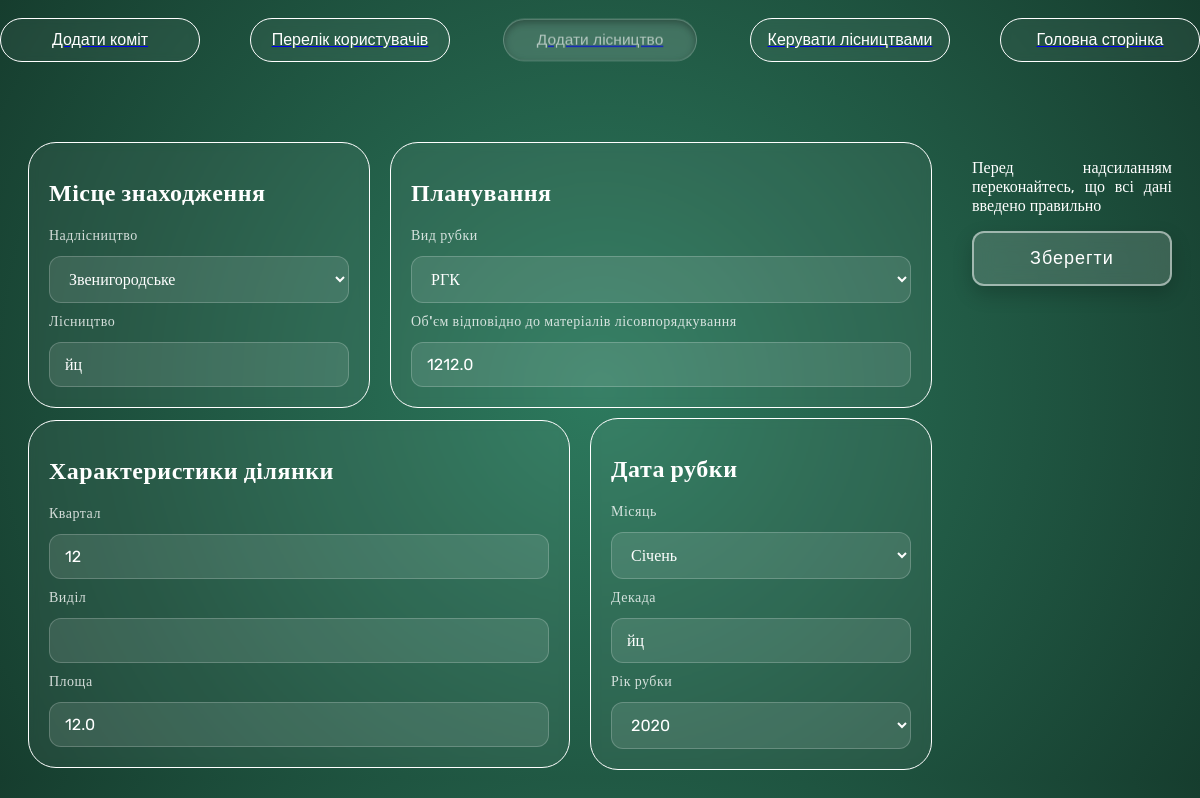
The page /edit/687 (signed in) on the database as committed earlier.
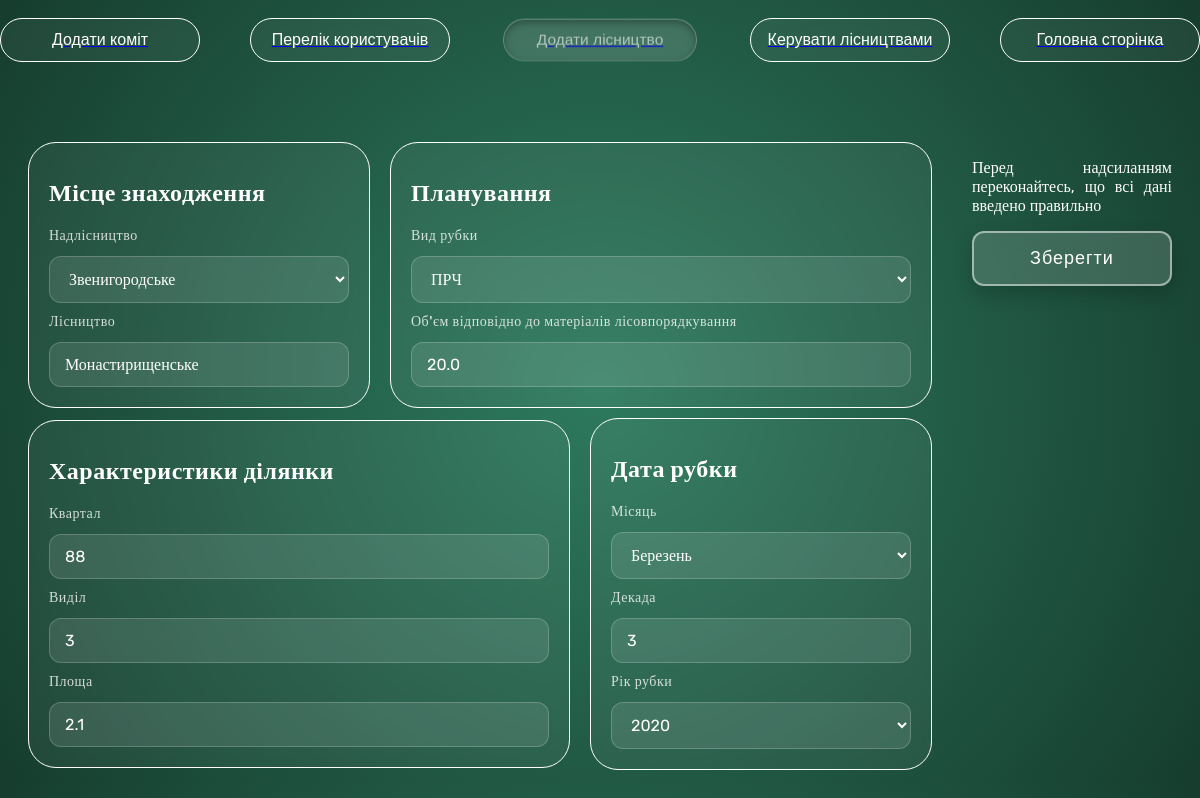
The same page on the database as committed later.
### DB.py (models this page shows)
class Forest(db.Model):
    id = db.Column(db.Integer, primary_key=True)
    mainForest = db.Column(db.String(100), nullable=False)
    forest = db.Column(db.String(100), nullable=False)
    typeCutting = db.Column(db.String(100), nullable=False)
    quarter = db.Column(db.String(100), nullable=False)
    department = db.Column(db.String(100), nullable=False)
    area = db.Column(db.Float, nullable=False)
    volumeForestManagement = db.Column(db.Float, nullable=False)
    month = db.Column(db.String(50), nullable=False)
    decade = db.Column(db.String(50), nullable=False)
    year = db.Column(db.Integer, nullable=False)

### app.py (the view, shortened to what this page needs)
@app.route('/edit/<int:id>', methods=['POST', 'GET'])
@login_required
@admin_required
def edit(id):
    forest = Forest.query.get_or_404(id)
    return render_template('edit.html', forest=forest)

### app.py (called while the page is built)
@login_manager.user_loader
def load_user(user_id):
    return User.query.get(int(user_id))

### templates/edit.html (shortened to what the changed rows need)
<!DOCTYPE html>
<html lang="en">
<head>
    <link rel="stylesheet" href="{{ url_for('static', filename='styles/admin-style.css') }}">
    <link rel="stylesheet" href="{{ url_for('static', filename='styles/btn-style.css') }}">
</head>
<body style="background: radial-gradient(circle at center, #2d7a5e 0%, #163d2e 100%);">
    <main>
        <form action="{{ url_for('edit', id=forest.id) }}" method="post">
            <div>
                <div style="display: flex; justify-content: center; align-items: center; gap: 20px; margin-bottom: 10px;">
                    <div class="input-box box-litel">
                        <h1>Місце знаходження</h1>
                        <label for="">Надлісництво</label>
                        <select name="mainForest" id="">
                            <option value="Звенигородське" {% if forest.mainForest == 'Звенигородське' %}selected{% endif %}>Звенигородське</option>
                        </select>
                        <label for="">Лісництво</label>
                        <input type="text" name="forest" value="{{ forest.forest }}" required>
                    </div>
                    <div class="input-box box-big">
                        <h1>Планування</h1>
                        <label for="">Вид рубки</label>
                        <select name="typeCutting" id="">
                            <option value="РГК" {% if forest.typeCutting == 'РГК' %}selected{% endif %}>РГК</option>
                            <option value="ПРЧ" {% if forest.typeCutting == 'ПРЧ' %}selected{% endif %}>ПРЧ</option>
                        </select>
                        <label for="">Об'єм відповідно до матеріалів лісовпорядкування</label>
                        <input type="number" name="volumeForestManagement" value="{{ forest.volumeForestManagement }}" required>
                    </div>
                </div>
                <div style="display: flex; justify-content: center; align-items: center; gap: 20px;">
                    <div class="input-box box-big">
                        <h1>Характеристики ділянки</h1>
                        <label for="">Квартал</label>
                        <input type="number" name="quarter" value="{{ forest.quarter }}" required>
                        <label for="">Виділ</label>
                        <input type="number" step="any" name="department" value="{{ forest.department }}" required>
                        <label for="">Площа</label>
                        <input type="number" step="any" name="area" value="{{ forest.area }}" required>
                    </div>
                    <div class="input-box box-litel">
                        <h1>Дата рубки</h1>
                        <label for="">Місяць</label>
                        <select name="month" id="">
                            <option value="Січень" {% if forest.month == 'Січень' %}selected{% endif %}>Січень</option>
                            <option value="Березень" {% if forest.month == 'Березень' %}selected{% endif %}>Березень</option>
                        </select>
                        <label for="">Декада</label>
                        <input type="text" name="decade" value="{{ forest.decade }}" required>
                        <label for="">Рік рубки</label>
                        <select name="year" id="">
                            <option value="2020" {% if forest.year == '2020' %}selected{% endif %}>2020</option>
                        </select>
                    </div>
                </div>
            </div>
        </form>
    </main>
</body>
</html>

Rows that differ between the two databases and show on the page:
changed Forest: forest "йц" → "Монастирищенське"; typeCutting "РГК" → "ПРЧ"; volumeForestManagement "1212.0" → "20.0"; quarter "12" → "88"; department (not shown) → "3"; area "12.0" → "2.1"; month "Січень" → "Березень"; decade "йц" → "3"
